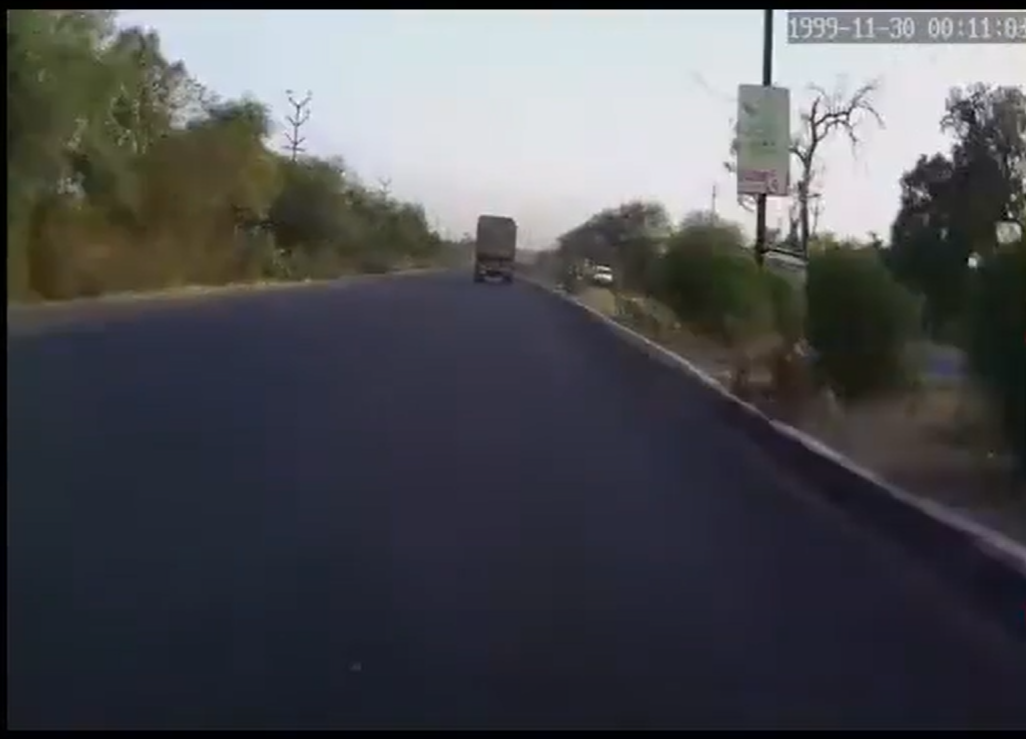
#> input picture image1.png, 1026 x 739 px
$ python lane.py
#> lines starting #> are read from the running program, lines starting #| are printed output that depends on the picture; after the words box and inside, x2 and y2 are one past the last pixel; in counts of white or black regions, pixels touching at a corner belong together
import cv2
import numpy as np

# Load the original image
img = cv2.imread('image1.png')
#> img is the input picture: shape (739, 1026, 3); mean B, G, R 83.6, 79.5, 78.2


# Define region of interest
roi = np.array([[(0, 720), (0, 300), (1280, 300), (1280, 720)]], dtype=np.int32)

# Define color range for detecting white and yellow colors
white_lower = np.array([200, 200, 200], dtype=np.uint8)
white_upper = np.array([255, 255, 255], dtype=np.uint8)
yellow_lower = np.array([20, 100, 100], dtype=np.uint8)
yellow_upper = np.array([30, 255, 255], dtype=np.uint8)

# Convert to grayscale
gray = cv2.cvtColor(img, cv2.COLOR_BGR2GRAY)
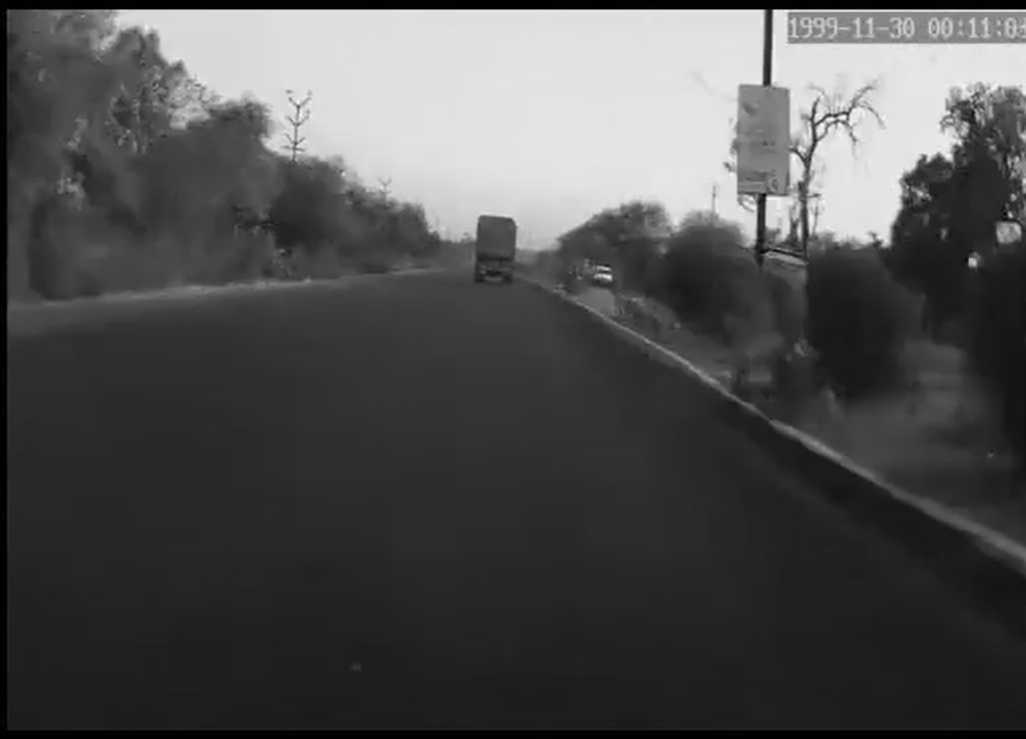
#> gray: shape (739, 1026); min 0, max 253, mean 79.6

# Apply Gaussian blur
blur = cv2.GaussianBlur(gray, (5, 5), 0)

# Detect edges using Canny algorithm
edges = cv2.Canny(blur, 50, 150)
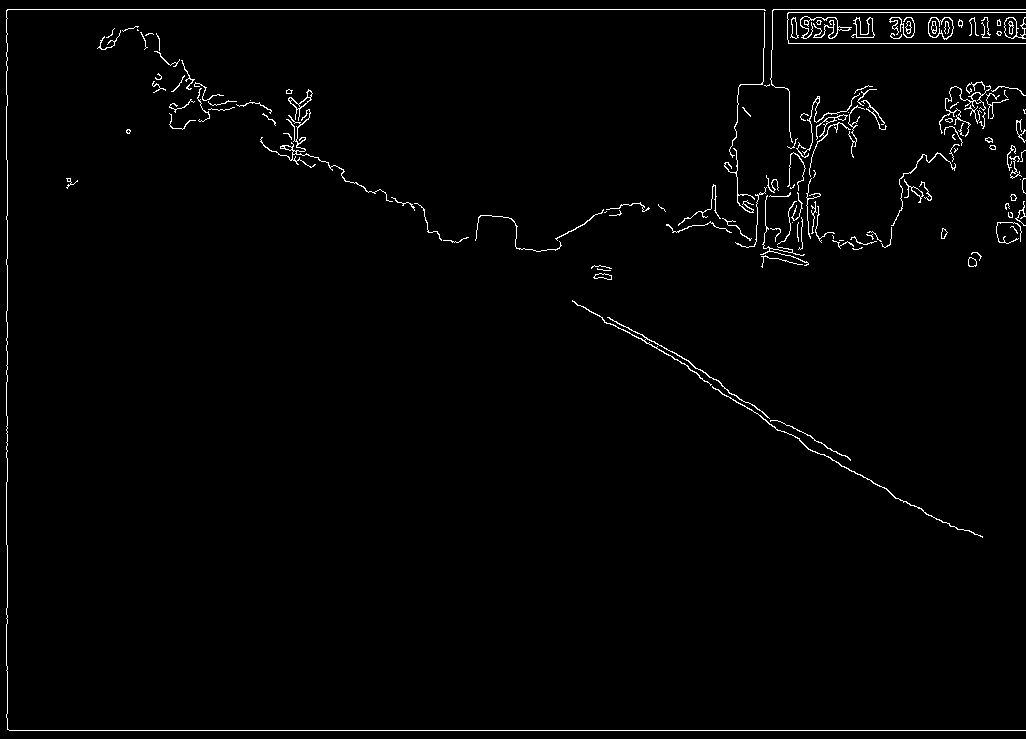
#> edges: shape (739, 1026); 1.5% white in thin lines or dots

# Mask the edges to only include the region of interest
mask = np.zeros_like(edges)
cv2.fillPoly(mask, roi, 255)
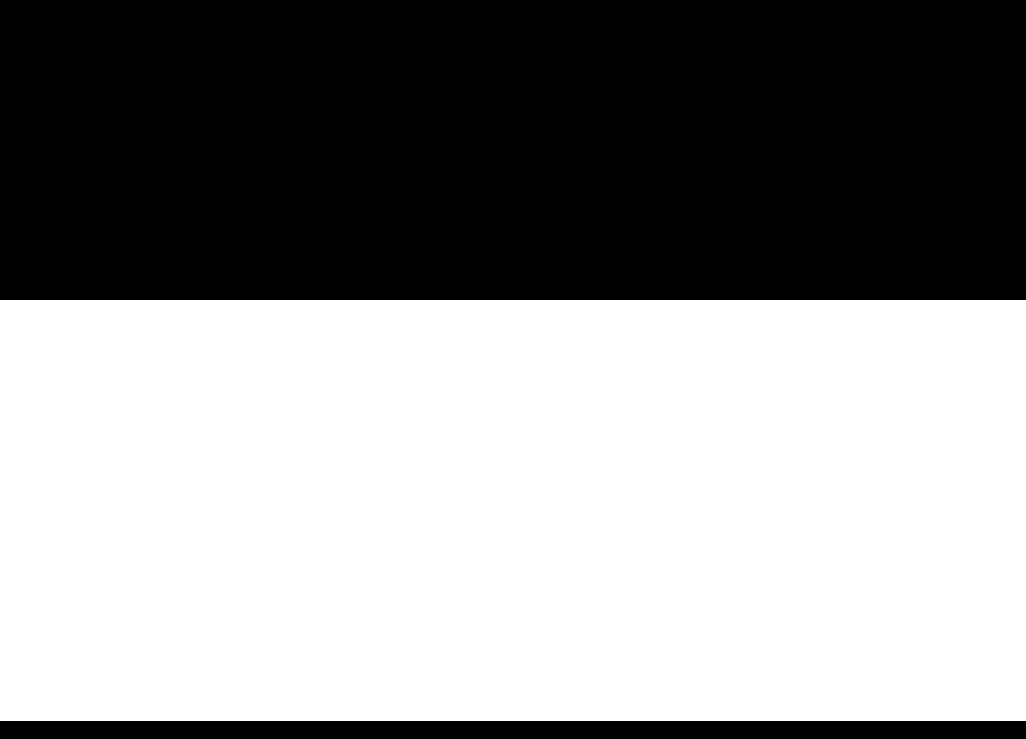
#> mask: shape (739, 1026); 57% white; 2 black regions, box (x1, y1, x2, y2) and area: (0, 0, 1026, 300) 307800, (0, 721, 1026, 739) 18468
masked_edges = cv2.bitwise_and(edges, mask)
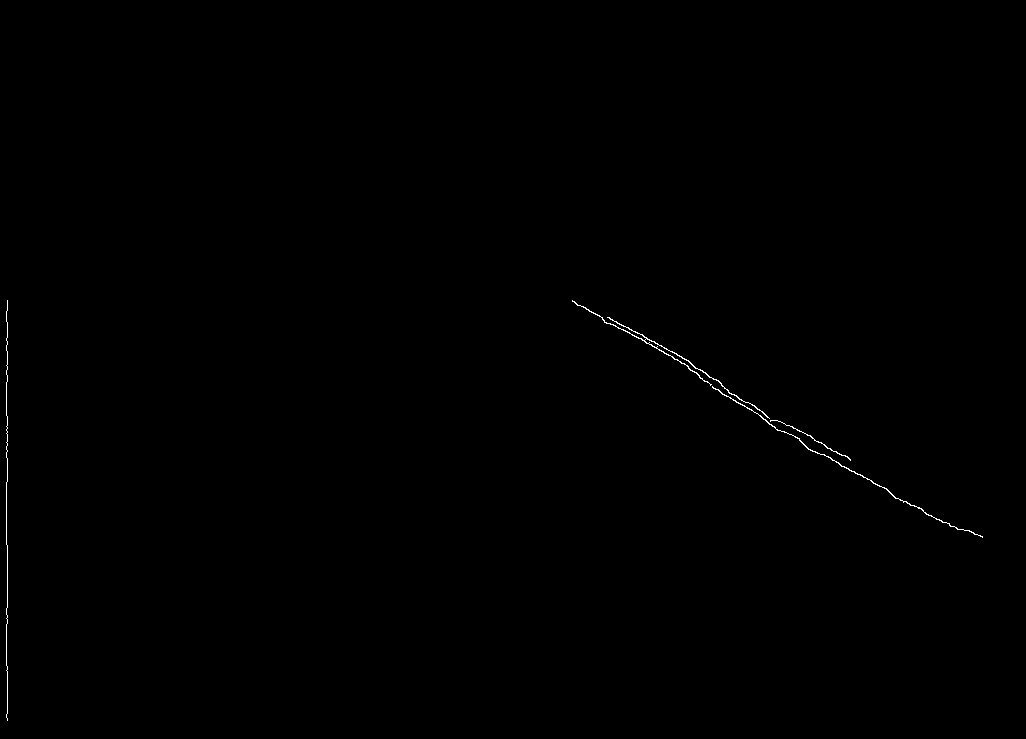
#> masked_edges: shape (739, 1026); 0.18% white in thin lines or dots, all inside (x1, y1, x2, y2) = (6, 300, 983, 721)

# Detect white and yellow colors using color thresholding
white_mask = cv2.inRange(img, white_lower, white_upper)
#> white_mask: shape (739, 1026); 16.7% white; 59 white regions (50 under 20 px), largest, box (x1, y1, x2, y2) and area: (115, 10, 763, 237) 98294, (772, 10, 1026, 243) 27131, (766, 197, 794, 238) 692
yellow_mask = cv2.inRange(img, yellow_lower, yellow_upper)
#> yellow_mask: shape (739, 1026); every value is 0
color_mask = cv2.bitwise_or(white_mask, yellow_mask)

# Combine the masked edges and color mask
combined_mask = cv2.bitwise_or(masked_edges, color_mask)
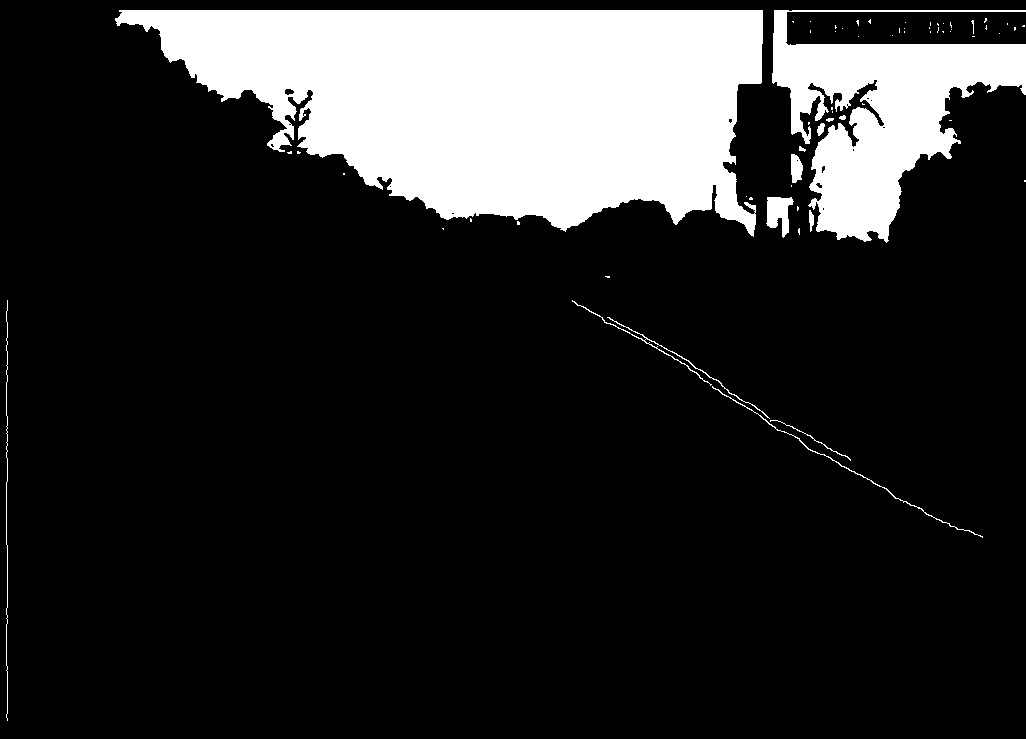
#> combined_mask: shape (739, 1026); 16.9% white; 63 white regions (50 under 20 px), largest, box (x1, y1, x2, y2) and area: (115, 10, 763, 237) 98294, (772, 10, 1026, 243) 27131, (766, 197, 794, 238) 692

# Apply Hough transform to detect lines
lines = cv2.HoughLinesP(combined_mask, rho=1, theta=np.pi/180, threshold=40, minLineLength=100, maxLineGap=50)
#> lines = 323 rows, first 6: [208, 89, 1025, 46], [265, 101, 1025, 48], [161, 37, 786, 37], [272, 115, 1025, 49], [161, 45, 1025, 45], [118, 17, 786, 17]

# Filter out the unwanted lines
if lines is not None:
    left_lane_points = []
    right_lane_points = []
    for line in lines:
        x1, y1, x2, y2 = line[0]
        dx = x2 - x1
        dy = y2 - y1
        if dx == 0:
            continue  # skip vertical lines
        slope = dy / dx
        if abs(slope) < 0.5:
            continue  # skip lines that are too horizontal
        if slope < 0:
            left_lane_points.extend([(x1, y1), (x2, y2)])
        else:
            right_lane_points.extend([(x1, y1), (x2, y2)])
#> this loop made 323 passes
#> (x1, y1, x2, y2, dx, dy, slope) on passes 1 to 3: (208, 89, 1025, 46, 817, -43, -0.0526), (265, 101, 1025, 48, 760, -53, -0.0697), (161, 37, 786, 37, 625, 0, 0)
#> after the loop, left_lane_points = [(6, 645), (7, 545), (791, 163), (982, 66), (791, 162), (995, 53), (791, 161), (994, 53)]; right_lane_points = [(572, 301), (721, 383), (768, 423), (959, 529), (775, 428), (957, 529), (690, 370), (850, 459), (699, 376), (850, 460), (777, 430), (950, 526), (710, 385), (903, 501), (291, 132), (409, 200)]

    # Fit a polynomial to the points for each lane
    if len(left_lane_points) > 0:
        left_x, left_y = zip(*left_lane_points)
#> left_x = (6, 7, 791, 982, 791, 995, 791, 994); left_y = (645, 545, 163, 66, 162, 53, 161, 53)
        left_fit = np.polyfit(left_y, left_x, 2)
#> left_fit = [0.00102, -2.51, 1146]
        left_fitx = left_fit[0] * np.square(np.array(left_y)) + left_fit[1] * np.array(left_y) + left_fit[2]
#> left_fitx = [-44.78, 84.07, 764.7, 985, 766.9, 1016, 769, 1016]

        left_line = np.array([np.vstack((left_fitx, left_y)).astype(np.int32).T])
#> left_line = [[-44, 645], [84, 545], [764, 163], [985, 66], [766, 162], [1016, 53], [769, 161], [1016, 53]]
        cv2.polylines(img, left_line, False, (0, 255, 0), thickness=2)

    if len(right_lane_points) > 0:
     right_x, right_y = zip(*right_lane_points)
#> right_x = (572, 721, 768, 959, 775, 957, 690, 850, 699, 850, 777, 950, 710, 903, 291, 409); right_y = (301, 383, 423, 529, 428, 529, 370, 459, 376, 460, 430, 526, 385, 501, 132, 200)
     right_fit = np.polyfit(right_y, right_x, 2)
#> right_fit = [7.72e-05, 1.62, 78.55]
     right_fitx = right_fit[0] * np.square(np.array(right_y)) + right_fit[1] * np.array(right_y) + right_fit[2]
#> right_fitx = [572.7, 709.7, 777, 956.3, 785.4, 956.3, 687.9, 837.7, 698, 839.4, 788.7, 951.2, 713.1, 908.8, 293.5, 405.3]
     right_fitx = right_fit[0] * np.square(np.array(right_y)) + right_fit[1] * np.array(right_y) + right_fit[2]

     right_line = np.array([np.vstack((right_fitx, right_y)).astype(np.int32).T])
#> right_line = 16 rows, first 8: [572, 301], [709, 383], [776, 423], [956, 529], [785, 428], [956, 529], [687, 370], [837, 459]
     cv2.polylines(img, right_line, False, (0, 255, 0), thickness=2)
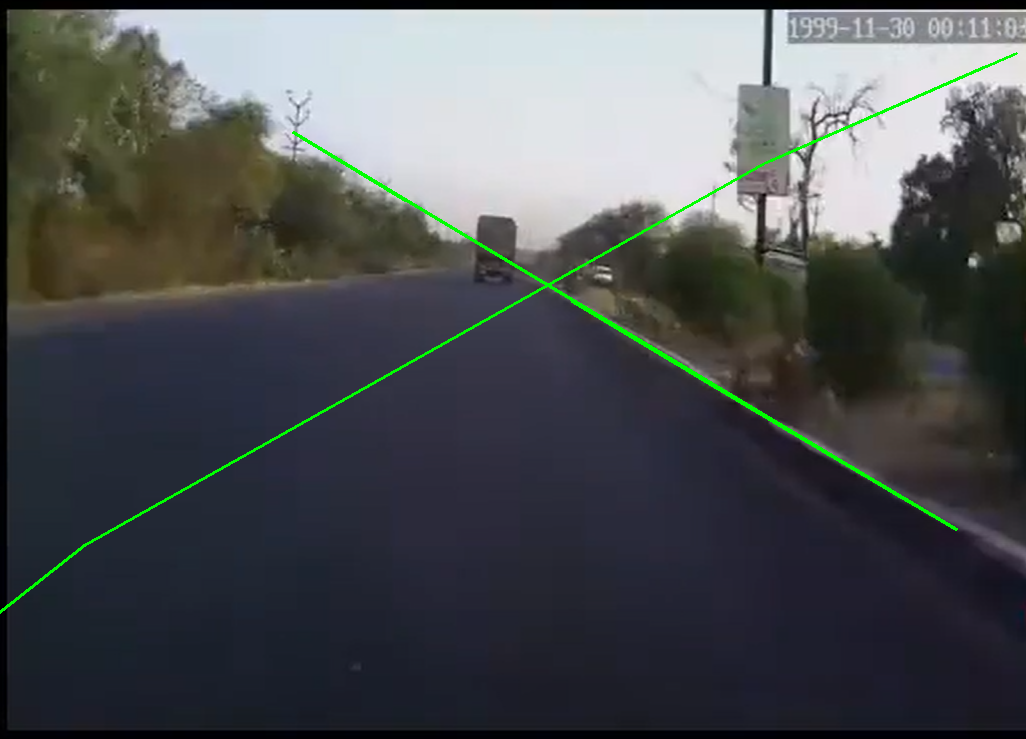
#> img: shape (739, 1026, 3); mean B, G, R 82.7, 80.7, 77.3

    cv2.imshow('Lane Detection', img)
cv2.waitKey(0)
cv2.destroyAllWindows()
